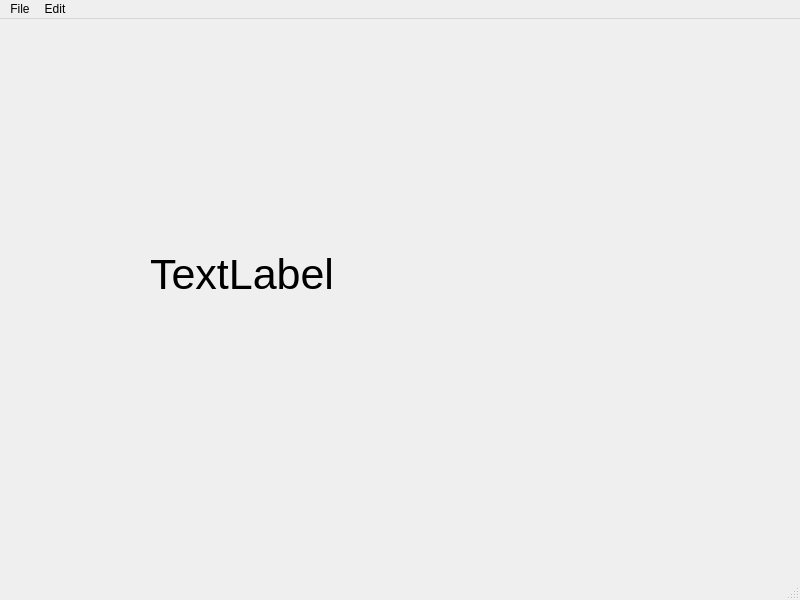
<?xml version="1.0" encoding="UTF-8"?>
<ui version="4.0">
 <class>MainWindow</class>
 <widget class="QMainWindow" name="MainWindow">
  <property name="geometry">
   <rect>
    <x>0</x>
    <y>0</y>
    <width>800</width>
    <height>600</height>
   </rect>
  </property>
  <property name="windowTitle">
   <string>MainWindow</string>
  </property>
  <widget class="QWidget" name="centralwidget">
   <widget class="QLabel" name="label">
    <property name="geometry">
     <rect>
      <x>150</x>
      <y>110</y>
      <width>401</width>
      <height>291</height>
     </rect>
    </property>
    <property name="font">
     <font>
      <pointsize>32</pointsize>
     </font>
    </property>
    <property name="text">
     <string>TextLabel</string>
    </property>
   </widget>
  </widget>
  <widget class="QMenuBar" name="menubar">
   <property name="geometry">
    <rect>
     <x>0</x>
     <y>0</y>
     <width>800</width>
     <height>20</height>
    </rect>
   </property>
   <widget class="QMenu" name="menuFile">
    <property name="title">
     <string>File</string>
    </property>
    <addaction name="actionNew"/>
    <addaction name="actionSave"/>
   </widget>
   <widget class="QMenu" name="menuEdit">
    <property name="title">
     <string>Edit</string>
    </property>
    <addaction name="actionCopy"/>
    <addaction name="actionPaste"/>
   </widget>
   <addaction name="menuFile"/>
   <addaction name="menuEdit"/>
  </widget>
  <widget class="QStatusBar" name="statusbar"/>
  <action name="actionNew">
   <property name="text">
    <string>New</string>
   </property>
   <property name="statusTip">
    <string>Create a new file</string>
   </property>
   <property name="shortcut">
    <string>Ctrl+N</string>
   </property>
  </action>
  <action name="actionSave">
   <property name="text">
    <string>Save</string>
   </property>
   <property name="statusTip">
    <string>Save a file</string>
   </property>
   <property name="shortcut">
    <string>Ctrl+S</string>
   </property>
  </action>
  <action name="actionCopy">
   <property name="text">
    <string>Copy</string>
   </property>
   <property name="statusTip">
    <string>Copy a file</string>
   </property>
   <property name="shortcut">
    <string>Ctrl+C</string>
   </property>
  </action>
  <action name="actionPaste">
   <property name="text">
    <string>Paste</string>
   </property>
   <property name="statusTip">
    <string>Paste a file</string>
   </property>
   <property name="shortcut">
    <string>Ctrl+V</string>
   </property>
  </action>
 </widget>
 <resources/>
 <connections/>
</ui>
